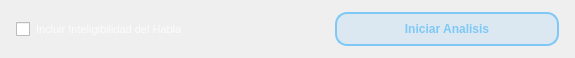
           <widget class="QFrame" name="frBottom3">
            <property name="minimumSize">
             <size>
              <width>0</width>
              <height>58</height>
             </size>
            </property>
            <property name="maximumSize">
             <size>
              <width>16777215</width>
              <height>58</height>
             </size>
            </property>
            <property name="styleSheet">
             <string notr="true">QFrame#frBottom3 {
    background-color: rgba(0,0,0,0.22);
    border-top: 1px solid rgba(255,255,255,0.12);
}
QPushButton#botonIniciarAnalisis {
    background-color: rgba(126,200,247,0.18);
    border: 1.5px solid #7ec8f7;
    color: #7ec8f7;
    font-weight: bold;
    font-size: 12px;
    border-radius: 12px;
    padding: 8px 20px;
    min-width: 180px;
    max-width: 210px;
}
QPushButton#botonIniciarAnalisis:hover {
    background-color: rgba(126,200,247,0.35);
    color: white;
    border-color: white;
}
QPushButton#botonIniciarAnalisis:pressed {
    background-color: rgba(126,200,247,0.55);
    color: white;
}
QCheckBox#checkInteligibilidadOpcion {
    color: rgba(255,255,255,0.80);
    font-size: 11px;
    spacing: 6px;
}
</string>
            </property>
            <property name="frameShape">
             <enum>QFrame::NoFrame</enum>
            </property>
            <layout class="QHBoxLayout" name="horizontalLayout_19">
             <property name="spacing">
              <number>12</number>
             </property>
             <property name="leftMargin">
              <number>16</number>
             </property>
             <property name="rightMargin">
              <number>16</number>
             </property>
             <item>
              <widget class="QCheckBox" name="checkInteligibilidadOpcion">
               <property name="toolTip">
                <string>Activa para calcular tambien el %ALCons junto con el RT60</string>
               </property>
               <property name="text">
                <string>Incluir Inteligibilidad del Habla</string>
               </property>
              </widget>
             </item>
             <item>
              <spacer name="horizontalSpacer_3">
               <property name="orientation">
                <enum>Qt::Horizontal</enum>
               </property>
               <property name="sizeHint" stdset="0">
                <size>
                 <width>60</width>
                 <height>20</height>
                </size>
               </property>
              </spacer>
             </item>
             <item>
              <widget class="QLabel" name="labelError">
               <property name="sizePolicy">
                <sizepolicy hsizetype="Expanding" vsizetype="Preferred">
                 <horstretch>0</horstretch>
                 <verstretch>0</verstretch>
                </sizepolicy>
               </property>
               <property name="styleSheet">
                <string notr="true">color: rgba(248,113,113,0.90); font-size:11px; font-weight:bold;</string>
               </property>
               <property name="text">
                <string/>
               </property>
               <property name="wordWrap">
                <bool>true</bool>
               </property>
              </widget>
             </item>
             <item>
              <spacer name="horizontalSpacer_4">
               <property name="orientation">
                <enum>Qt::Horizontal</enum>
               </property>
               <property name="sizeHint" stdset="0">
                <size>
                 <width>60</width>
                 <height>20</height>
                </size>
               </property>
              </spacer>
             </item>
             <item>
              <widget class="QPushButton" name="botonIniciarAnalisis">
               <property name="toolTip">
                <string>Calcular RT60 con los datos ingresados</string>
               </property>
               <property name="text">
                <string>Iniciar Analisis</string>
               </property>
              </widget>
             </item>
            </layout>
           </widget>
